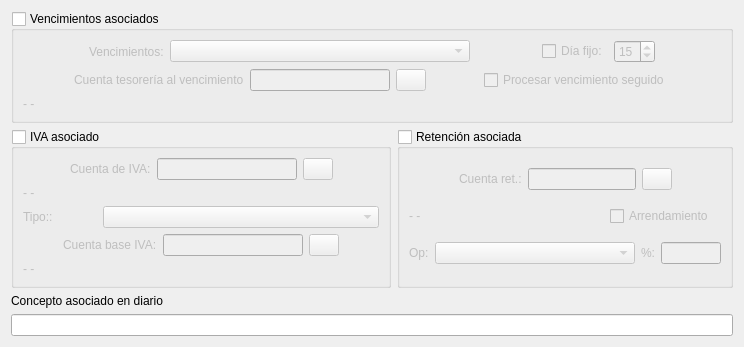
        <widget class="QWidget" name="tab_2">
         <attribute name="title">
          <string>Aspectos contables</string>
         </attribute>
         <layout class="QVBoxLayout" name="verticalLayout_11">
          <item>
           <widget class="QGroupBox" name="venciasocgroupBox">
            <property name="sizePolicy">
             <sizepolicy hsizetype="Preferred" vsizetype="Expanding">
              <horstretch>0</horstretch>
              <verstretch>0</verstretch>
             </sizepolicy>
            </property>
            <property name="title">
             <string>Vencimientos asociados</string>
            </property>
            <property name="checkable">
             <bool>true</bool>
            </property>
            <property name="checked">
             <bool>false</bool>
            </property>
            <layout class="QVBoxLayout" name="verticalLayout_4">
             <item>
              <layout class="QHBoxLayout" name="horizontalLayout">
               <item>
                <spacer name="horizontalSpacer_3">
                 <property name="orientation">
                  <enum>Qt::Horizontal</enum>
                 </property>
                 <property name="sizeHint" stdset="0">
                  <size>
                   <width>13</width>
                   <height>22</height>
                  </size>
                 </property>
                </spacer>
               </item>
               <item>
                <widget class="QLabel" name="label_6">
                 <property name="text">
                  <string>Vencimientos:</string>
                 </property>
                </widget>
               </item>
               <item>
                <widget class="QComboBox" name="vencicomboBox">
                 <property name="sizePolicy">
                  <sizepolicy hsizetype="Expanding" vsizetype="Fixed">
                   <horstretch>0</horstretch>
                   <verstretch>0</verstretch>
                  </sizepolicy>
                 </property>
                 <property name="minimumSize">
                  <size>
                   <width>300</width>
                   <height>0</height>
                  </size>
                 </property>
                 <property name="maximumSize">
                  <size>
                   <width>410</width>
                   <height>16777215</height>
                  </size>
                 </property>
                </widget>
               </item>
               <item>
                <spacer name="horizontalSpacer_4">
                 <property name="orientation">
                  <enum>Qt::Horizontal</enum>
                 </property>
                 <property name="sizeHint" stdset="0">
                  <size>
                   <width>13</width>
                   <height>22</height>
                  </size>
                 </property>
                </spacer>
               </item>
               <item>
                <widget class="QCheckBox" name="diafijocheckBox">
                 <property name="text">
                  <string>Día fijo:</string>
                 </property>
                </widget>
               </item>
               <item>
                <widget class="QSpinBox" name="vfijospinBox">
                 <property name="enabled">
                  <bool>false</bool>
                 </property>
                 <property name="minimum">
                  <number>1</number>
                 </property>
                 <property name="maximum">
                  <number>31</number>
                 </property>
                 <property name="value">
                  <number>15</number>
                 </property>
                </widget>
               </item>
               <item>
                <spacer name="horizontalSpacer_10">
                 <property name="orientation">
                  <enum>Qt::Horizontal</enum>
                 </property>
                 <property name="sizeHint" stdset="0">
                  <size>
                   <width>18</width>
                   <height>20</height>
                  </size>
                 </property>
                </spacer>
               </item>
              </layout>
             </item>
             <item>
              <layout class="QHBoxLayout" name="horizontalLayout_2">
               <item>
                <spacer name="horizontalSpacer_2">
                 <property name="orientation">
                  <enum>Qt::Horizontal</enum>
                 </property>
                 <property name="sizeHint" stdset="0">
                  <size>
                   <width>40</width>
                   <height>20</height>
                  </size>
                 </property>
                </spacer>
               </item>
               <item>
                <widget class="QLabel" name="label_10">
                 <property name="text">
                  <string>Cuenta tesorería al vencimiento</string>
                 </property>
                </widget>
               </item>
               <item>
                <widget class="QLineEdit" name="cuenta_tesorlineEdit">
                 <property name="minimumSize">
                  <size>
                   <width>140</width>
                   <height>0</height>
                  </size>
                 </property>
                </widget>
               </item>
               <item>
                <widget class="QPushButton" name="cta_tesorpushButton">
                 <property name="sizePolicy">
                  <sizepolicy hsizetype="Fixed" vsizetype="Fixed">
                   <horstretch>25</horstretch>
                   <verstretch>25</verstretch>
                  </sizepolicy>
                 </property>
                 <property name="maximumSize">
                  <size>
                   <width>30</width>
                   <height>16777215</height>
                  </size>
                 </property>
                 <property name="text">
                  <string/>
                 </property>
                 <property name="icon">
                  <iconset resource="keme.qrc">
                   <normaloff>:/iconos/graf/viewer.xpm</normaloff>:/iconos/graf/viewer.xpm</iconset>
                 </property>
                </widget>
               </item>
               <item>
                <spacer name="horizontalSpacer">
                 <property name="orientation">
                  <enum>Qt::Horizontal</enum>
                 </property>
                 <property name="sizeHint" stdset="0">
                  <size>
                   <width>40</width>
                   <height>20</height>
                  </size>
                 </property>
                </spacer>
               </item>
               <item>
                <widget class="QCheckBox" name="procvtocheckBox">
                 <property name="text">
                  <string>Procesar vencimiento seguido</string>
                 </property>
                </widget>
               </item>
               <item>
                <spacer name="horizontalSpacer_7">
                 <property name="orientation">
                  <enum>Qt::Horizontal</enum>
                 </property>
                 <property name="sizeHint" stdset="0">
                  <size>
                   <width>40</width>
                   <height>20</height>
                  </size>
                 </property>
                </spacer>
               </item>
              </layout>
             </item>
             <item>
              <widget class="QLabel" name="descrip_cta_tesorlabel">
               <property name="text">
                <string>- -</string>
               </property>
              </widget>
             </item>
            </layout>
           </widget>
          </item>
          <item>
           <layout class="QHBoxLayout" name="horizontalLayout_20">
            <item>
             <widget class="QGroupBox" name="ivaasocgroupBox">
              <property name="sizePolicy">
               <sizepolicy hsizetype="Expanding" vsizetype="Expanding">
                <horstretch>0</horstretch>
                <verstretch>0</verstretch>
               </sizepolicy>
              </property>
              <property name="title">
               <string>IVA asociado</string>
              </property>
              <property name="checkable">
               <bool>true</bool>
              </property>
              <property name="checked">
               <bool>false</bool>
              </property>
              <layout class="QVBoxLayout" name="verticalLayout_5">
               <item>
                <layout class="QHBoxLayout" name="horizontalLayout_3">
                 <item>
                  <spacer name="horizontalSpacer_5">
                   <property name="orientation">
                    <enum>Qt::Horizontal</enum>
                   </property>
                   <property name="sizeHint" stdset="0">
                    <size>
                     <width>40</width>
                     <height>20</height>
                    </size>
                   </property>
                  </spacer>
                 </item>
                 <item>
                  <widget class="QLabel" name="label_7">
                   <property name="text">
                    <string>Cuenta de IVA:</string>
                   </property>
                  </widget>
                 </item>
                 <item>
                  <widget class="QLineEdit" name="cuentaIVAlineEdit">
                   <property name="minimumSize">
                    <size>
                     <width>140</width>
                     <height>0</height>
                    </size>
                   </property>
                  </widget>
                 </item>
                 <item>
                  <widget class="QPushButton" name="ctaIVApushButton">
                   <property name="sizePolicy">
                    <sizepolicy hsizetype="Fixed" vsizetype="Fixed">
                     <horstretch>30</horstretch>
                     <verstretch>25</verstretch>
                    </sizepolicy>
                   </property>
                   <property name="maximumSize">
                    <size>
                     <width>30</width>
                     <height>16777215</height>
                    </size>
                   </property>
                   <property name="text">
                    <string/>
                   </property>
                   <property name="icon">
                    <iconset resource="keme.qrc">
                     <normaloff>:/iconos/graf/viewer.xpm</normaloff>:/iconos/graf/viewer.xpm</iconset>
                   </property>
                  </widget>
                 </item>
                 <item>
                  <spacer name="horizontalSpacer_6">
                   <property name="orientation">
                    <enum>Qt::Horizontal</enum>
                   </property>
                   <property name="sizeHint" stdset="0">
                    <size>
                     <width>40</width>
                     <height>20</height>
                    </size>
                   </property>
                  </spacer>
                 </item>
                </layout>
               </item>
               <item>
                <widget class="QLabel" name="descripctaIVAlabel">
                 <property name="sizePolicy">
                  <sizepolicy hsizetype="Preferred" vsizetype="Preferred">
                   <horstretch>0</horstretch>
                   <verstretch>0</verstretch>
                  </sizepolicy>
                 </property>
                 <property name="maximumSize">
                  <size>
                   <width>315</width>
                   <height>16777215</height>
                  </size>
                 </property>
                 <property name="text">
                  <string>- -</string>
                 </property>
                </widget>
               </item>
               <item>
                <layout class="QHBoxLayout" name="horizontalLayout_4">
                 <item>
                  <widget class="QLabel" name="label_8">
                   <property name="text">
                    <string>Tipo::</string>
                   </property>
                  </widget>
                 </item>
                 <item>
                  <widget class="QComboBox" name="tipoIVAcomboBox">
                   <property name="sizePolicy">
                    <sizepolicy hsizetype="Expanding" vsizetype="Fixed">
                     <horstretch>0</horstretch>
                     <verstretch>0</verstretch>
                    </sizepolicy>
                   </property>
                   <property name="maximumSize">
                    <size>
                     <width>276</width>
                     <height>16777215</height>
                    </size>
                   </property>
                  </widget>
                 </item>
                </layout>
               </item>
               <item>
                <layout class="QHBoxLayout" name="horizontalLayout_23">
                 <item>
                  <spacer name="horizontalSpacer_13">
                   <property name="orientation">
                    <enum>Qt::Horizontal</enum>
                   </property>
                   <property name="sizeHint" stdset="0">
                    <size>
                     <width>40</width>
                     <height>20</height>
                    </size>
                   </property>
                  </spacer>
                 </item>
                 <item>
                  <widget class="QLabel" name="label_22">
                   <property name="text">
                    <string>Cuenta base IVA:</string>
                   </property>
                  </widget>
                 </item>
                 <item>
                  <widget class="QLineEdit" name="ctaBaseIVAlineEdit">
                   <property name="minimumSize">
                    <size>
                     <width>140</width>
                     <height>0</height>
                    </size>
                   </property>
                  </widget>
                 </item>
                 <item>
                  <widget class="QPushButton" name="ctaBaseIVApushButton">
                   <property name="sizePolicy">
                    <sizepolicy hsizetype="Fixed" vsizetype="Fixed">
                     <horstretch>30</horstretch>
                     <verstretch>25</verstretch>
                    </sizepolicy>
                   </property>
                   <property name="maximumSize">
                    <size>
                     <width>30</width>
                     <height>16777215</height>
                    </size>
                   </property>
                   <property name="text">
                    <string/>
                   </property>
                   <property name="icon">
                    <iconset resource="keme.qrc">
                     <normaloff>:/iconos/graf/viewer.xpm</normaloff>:/iconos/graf/viewer.xpm</iconset>
                   </property>
                  </widget>
                 </item>
                 <item>
                  <spacer name="horizontalSpacer_14">
                   <property name="orientation">
                    <enum>Qt::Horizontal</enum>
                   </property>
                   <property name="sizeHint" stdset="0">
                    <size>
                     <width>40</width>
                     <height>20</height>
                    </size>
                   </property>
                  </spacer>
                 </item>
                </layout>
               </item>
               <item>
                <widget class="QLabel" name="descripctaBaseIVAlabel">
                 <property name="sizePolicy">
                  <sizepolicy hsizetype="Preferred" vsizetype="Preferred">
                   <horstretch>0</horstretch>
                   <verstretch>0</verstretch>
                  </sizepolicy>
                 </property>
                 <property name="maximumSize">
                  <size>
                   <width>315</width>
                   <height>16777215</height>
                  </size>
                 </property>
                 <property name="text">
                  <string>- -</string>
                 </property>
                </widget>
               </item>
              </layout>
             </widget>
            </item>
            <item>
             <widget class="QGroupBox" name="retgroupBox">
              <property name="sizePolicy">
               <sizepolicy hsizetype="Expanding" vsizetype="Preferred">
                <horstretch>0</horstretch>
                <verstretch>0</verstretch>
               </sizepolicy>
              </property>
              <property name="minimumSize">
               <size>
                <width>336</width>
                <height>0</height>
               </size>
              </property>
              <property name="title">
               <string>Retención asociada</string>
              </property>
              <property name="checkable">
               <bool>true</bool>
              </property>
              <property name="checked">
               <bool>false</bool>
              </property>
              <layout class="QVBoxLayout" name="verticalLayout_7">
               <item>
                <layout class="QHBoxLayout" name="horizontalLayout_19">
                 <item>
                  <spacer name="horizontalSpacer_11">
                   <property name="orientation">
                    <enum>Qt::Horizontal</enum>
                   </property>
                   <property name="sizeHint" stdset="0">
                    <size>
                     <width>28</width>
                     <height>20</height>
                    </size>
                   </property>
                  </spacer>
                 </item>
                 <item>
                  <widget class="QLabel" name="label_14">
                   <property name="text">
                    <string>Cuenta ret.:</string>
                   </property>
                  </widget>
                 </item>
                 <item>
                  <widget class="QLineEdit" name="cuentata_ret_asiglineEdit"/>
                 </item>
                 <item>
                  <widget class="QPushButton" name="ctaretpushButton">
                   <property name="sizePolicy">
                    <sizepolicy hsizetype="Fixed" vsizetype="Fixed">
                     <horstretch>30</horstretch>
                     <verstretch>25</verstretch>
                    </sizepolicy>
                   </property>
                   <property name="maximumSize">
                    <size>
                     <width>30</width>
                     <height>16777215</height>
                    </size>
                   </property>
                   <property name="text">
                    <string/>
                   </property>
                   <property name="icon">
                    <iconset resource="keme.qrc">
                     <normaloff>:/iconos/graf/viewer.xpm</normaloff>:/iconos/graf/viewer.xpm</iconset>
                   </property>
                  </widget>
                 </item>
                 <item>
                  <spacer name="horizontalSpacer_12">
                   <property name="orientation">
                    <enum>Qt::Horizontal</enum>
                   </property>
                   <property name="sizeHint" stdset="0">
                    <size>
                     <width>13</width>
                     <height>20</height>
                    </size>
                   </property>
                  </spacer>
                 </item>
                </layout>
               </item>
               <item>
                <layout class="QHBoxLayout" name="horizontalLayout_14">
                 <item>
                  <widget class="QLabel" name="cta_ret_label">
                   <property name="sizePolicy">
                    <sizepolicy hsizetype="Expanding" vsizetype="Preferred">
                     <horstretch>0</horstretch>
                     <verstretch>0</verstretch>
                    </sizepolicy>
                   </property>
                   <property name="maximumSize">
                    <size>
                     <width>195</width>
                     <height>16777215</height>
                    </size>
                   </property>
                   <property name="text">
                    <string>- -</string>
                   </property>
                  </widget>
                 </item>
                 <item>
                  <widget class="QCheckBox" name="es_ret_asigcheckBox">
                   <property name="text">
                    <string>Arrendamiento</string>
                   </property>
                  </widget>
                 </item>
                </layout>
               </item>
               <item>
                <layout class="QHBoxLayout" name="horizontalLayout_10">
                 <item>
                  <widget class="QLabel" name="label_15">
                   <property name="text">
                    <string>Op:</string>
                   </property>
                  </widget>
                 </item>
                 <item>
                  <widget class="QComboBox" name="tipo_oper_ret_asigcomboBox">
                   <property name="sizePolicy">
                    <sizepolicy hsizetype="Expanding" vsizetype="Fixed">
                     <horstretch>0</horstretch>
                     <verstretch>0</verstretch>
                    </sizepolicy>
                   </property>
                   <property name="maximumSize">
                    <size>
                     <width>282</width>
                     <height>16777215</height>
                    </size>
                   </property>
                  </widget>
                 </item>
                 <item>
                  <widget class="QLabel" name="label_18">
                   <property name="text">
                    <string>%:</string>
                   </property>
                  </widget>
                 </item>
                 <item>
                  <widget class="QLineEdit" name="porc_ret_asig_lineEdit">
                   <property name="minimumSize">
                    <size>
                     <width>60</width>
                     <height>0</height>
                    </size>
                   </property>
                   <property name="maximumSize">
                    <size>
                     <width>60</width>
                     <height>16777215</height>
                    </size>
                   </property>
                  </widget>
                 </item>
                </layout>
               </item>
              </layout>
             </widget>
            </item>
           </layout>
          </item>
          <item>
           <layout class="QVBoxLayout" name="verticalLayout_6">
            <item>
             <widget class="QLabel" name="label_9">
              <property name="text">
               <string>Concepto asociado en diario</string>
              </property>
             </widget>
            </item>
            <item>
             <widget class="QLineEdit" name="conceptodiariolineEdit"/>
            </item>
           </layout>
          </item>
         </layout>
        </widget>
